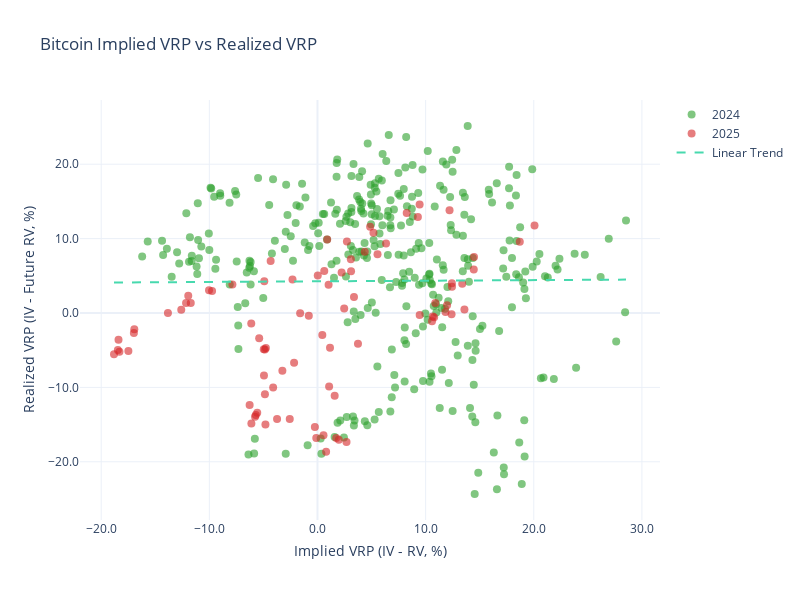

Notebook source saved alongside this figure:
### Code cell
start_date = datetime(2024, 1, 1)
end_date = datetime(2025, 4, 24)
fig = create_vrp_relationship_scatter(start_date, end_date, asset="BTC")
fig.show()
